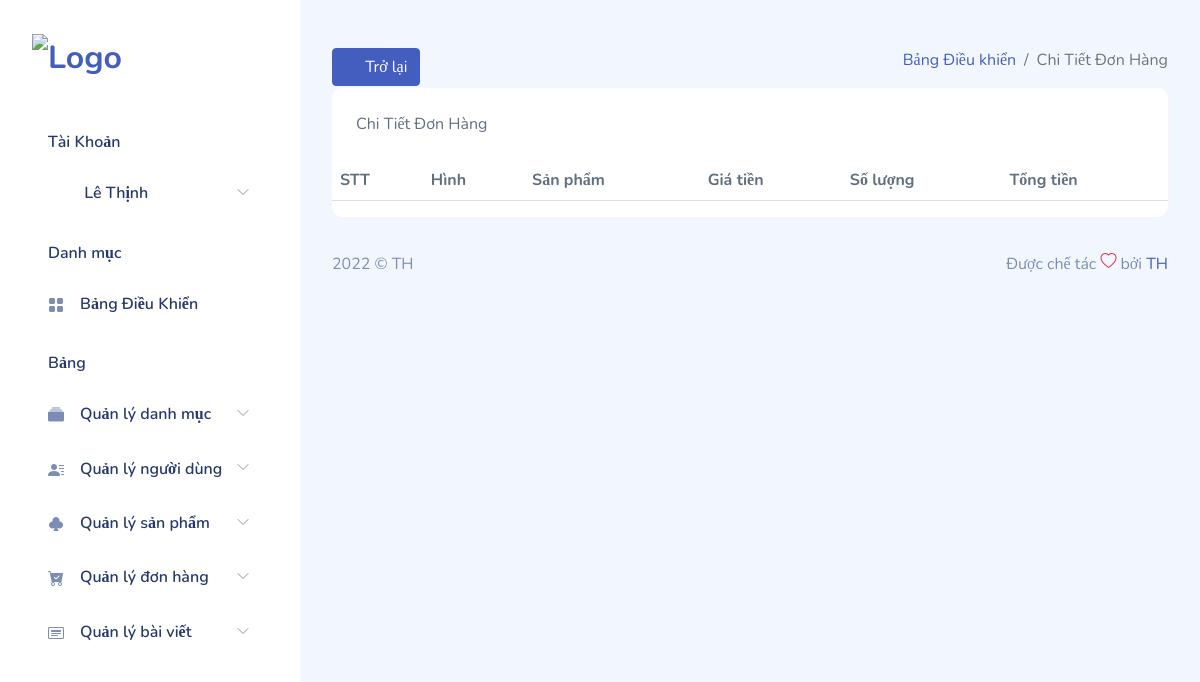
/admin/view/donhangchitiet.php?id=dh9400 (signed in), run on an earlier commit of the app's database.
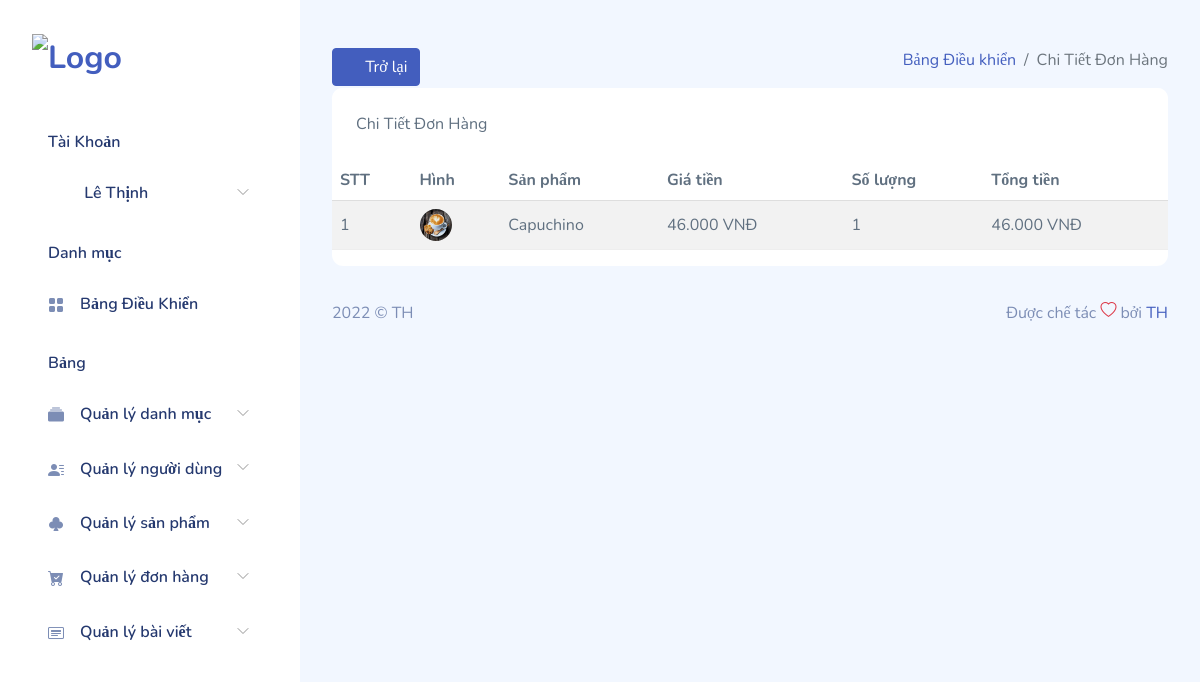
And on a later commit of the database.
### tables this page shows
CREATE TABLE IF NOT EXISTS `chitietdonhang` (
  `id_dh` varchar(15) NOT NULL,
  `id_sp` varchar(15) NOT NULL,
  `gia` double NOT NULL,
  `soluong` int(11) NOT NULL,
  PRIMARY KEY (`id_dh`,`id_sp`),
  KEY `ctdh_sp` (`id_sp`)
);

CREATE TABLE IF NOT EXISTS `sanpham` (
  `id_sp` varchar(15) NOT NULL,
  `hinh` varchar(20) NOT NULL,
  `tensanpham` varchar(50) NOT NULL,
  `thongtin` text NOT NULL,
  `gia` double NOT NULL,
  `id_danhmuc` varchar(15) NOT NULL,
  PRIMARY KEY (`id_sp`),
  KEY `dm_sp` (`id_danhmuc`)
);

### admin/utils/MySQLUtils.php (called while the page is built, shortened)
<?php
Class MySQLUtils{
    private $servername;
    private $username;
    private $password;
    private $dbname;
    private static $conn;
    public function __construct(){
      $this->servername = "localhost";
      $this->username = "root";
      $this->password = "";
      $this->dbname = "dbbannuoc";
      if(self::$conn == NULL){
        $this->connectDB();
      }
      else{
        return self::$conn;
      }
    }
  public function connectDB(){
try {
  self::$conn = new PDO("mysql:host=$this->servername;dbname=$this->dbname", $this->username, $this->password);
  self::$conn->setAttribute(PDO::ATTR_ERRMODE, PDO::ERRMODE_EXCEPTION);
  self::$conn->query('set names utf8' );
  return self::$conn;
} catch(PDOException $e) {
  echo "Connection failed: " . $e->getMessage();
}
}
public function selectQuery($sql, $arr=[])
    {
        $stm = self::$conn->prepare($sql);
        $stm->execute($arr);
        return $stm->fetchAll(PDO::FETCH_ASSOC);
    }
}
?>

### admin/view/donhangchitiet.php (the view, shortened to what the changed rows need)
<!DOCTYPE html>
<html lang="en">
<head>
    <?php include 'assets/layouts/headerpage_Admin.php' ?>
    <?php include '../utils/MySQLUtils.php' ?>
</head>
<body>
    <div id="app">
        <div id="main">
            <div class="page-heading">
                <section class="section">
                    <div class="card">
                        <div class="table-responsive">
                            <table class="table table-striped" id="table1">
                                <thead>
                                    <tr>
                                        <th>STT</th>
                                        <th>Hình</th>
                                        <th>Sản phẩm</th>
                                        <th>Giá tiền</th>
                                        <th>Số lượng</th>
                                        <th>Tổng tiền</th>
                                    </tr>
                                </thead>
                                <tbody>
                                    <?php
                                        function chuyenUSD($chuyen){
                                            return number_format($chuyen * 23000,0,",",".") ." VNĐ";
                                        }
                                        $conn= new MySQLUtils();
                                        $conn->connectDB();
                                        if(isset($_GET["id"]))
                                        {
                                            $id_dh = $_GET["id"];
                                            $sql = "SELECT * FROM chitietdonhang join sanpham on chitietdonhang.id_sp = sanpham.id_sp WHERE id_dh = '$id_dh'";
                                            $result = $conn->selectQuery($sql);
                                        }
                                    $stt =0;
                                    foreach($result as $value){
                                    $stt++;
                                    ?>
                                    <tr>
                                        <td><?php echo $stt ?></td>
                                        <td>
                                            <div class="avatar avatar-md">
                                            <img src="assets/images/faces/<?php echo $value['hinh'] ?>">
                                            </div>
                                        </td>
                                        <td><?php echo $value['tensanpham'] ?></td>
                                        <td><?php echo chuyenUSD($value['gia']) ?></td>
                                        <td><?php echo $value['soluong'] ?></td>
                                        <td><?php echo chuyenUSD($value['gia']*$value['soluong']) ?></td>
                                        </tr>
                                        <?php
                                    }
                                    ?>
                                </tbody>
                            </table>
                        </div>
                    </div>
                </section>
            </div>
        </div>
    </div>
</body>
</html>

What changed in the data, as far as the page shows it:
added chitietdonhang: id_sp.hinh (picture), id_sp.tensanpham "Capuchino", id_sp.gia "46.000 VNĐ", soluong "1", chuyenUSD($value['gia']*$value['soluong']) "46.000 VNĐ"
